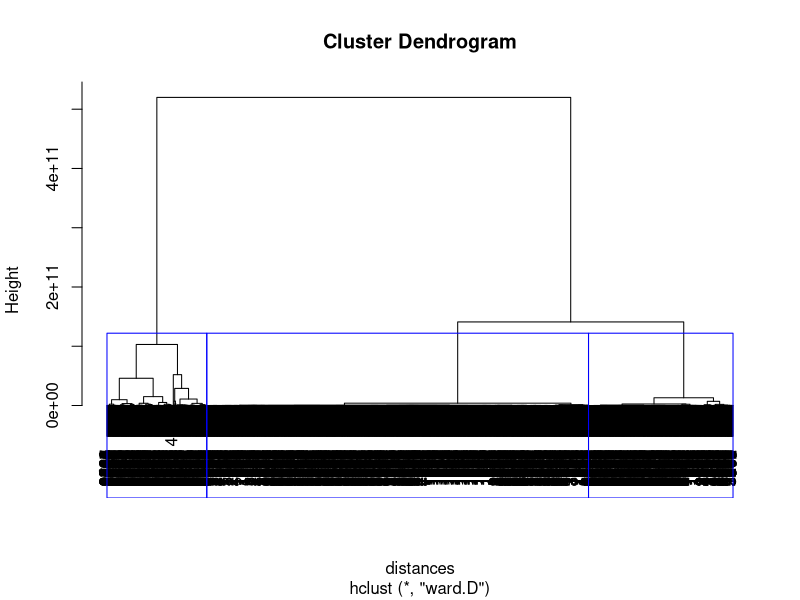

This figure's R source: (Note: this script raises an error after producing the figure.)
#First task: 
#run both hclust and kmeans; 
#produce all related plots (e.g., dendrogram, sensitivity of tot.withinss); 
#estimate the number of clusters based on the results of hclust and kmeans; 
# discuss obtained results.

#library(factoextra)
#lettura dei dati flows.csv
data<- read.csv('flows/flows1.csv')

################## CLUSTERING GERARCHICO ################## 

#Calcolo delle distanze euclidee:
# restituisce la matrice di distanze euclidee, cioè tutte le possibili distanze tra coppie di punti. 
distances<- dist(data, method="euclidean")

# algoritmo standard di clustering gerarchico:
#"ward.D" "single", "complete", "average" (= UPGMA), "mcquitty" (= WPGMA), "median" (= WPGMC) or "centroid" (= UPGMC).
fit <- hclust(distances, method="ward.D")

#plot del dendrogramma
plot(fit)

#zoom del plot
#plot(as.dendrogram(fit), ylim = c(0,200000000000))

# utilizziamo la funzione rect.hclust per mettere i rettangoli
#k è il numero di cluster che individuiamo guardando il dendrogramma
rect.hclust(fit, k=3, border = "blue")

#Taglio dell'albero: 
#l’uscita è fornita come identificativo del cluster di appartenenza per ogni punto.
groups<- cutree(fit, k=3)

g <- hcut(data, k = 3,
            hc_func = "hclust", hc_method = "ward")

#g
#fviz_cluster(g) plotta solo  due dimensioni

#creazione dataframe
clusters<-groups
df<-clusters
df
#plot(data, col=g, pch=g, cex=2) 

#distribuzione dei punti nei cluster
#hist(g, breaks=5, xlab = "k", main=paste("Distribuzione dei punti nei cluster" ), labels = TRUE, ylim=c(0,2500))
h<-hist(df, col="lightblue", labels = TRUE, 
        breaks=seq(min(df)-1,max(df)),
        axes=F, 
        ylim=c(0,2500),
        xlab="K",
        main="Distribuzione dei punti nei cluster")
axis(2)
#stampa il cluster di ogni bin)
axis(1,at=h$mids,seq(min(df),max(df)))



################## CLUSTERING K-MEANS ################## 
#lettura dei dati flows.csv
data<- read.csv('flows/flows1.csv')
#definiamo un vettore di 10 elementi con un id crescente (tss=total squares sum): 
#ipotizziamo di testare fino a 10 cluster (k=10)
#tss è la metrica che vogliamo misurare in base al numero di cluster.
tss<-seq(1,10,1)  

# Test dei valori di k da 1 a 10.
for (i in 1:10) tss[i] <- kmeans(data,i)$tot.withinss   
tss   #-> è una metrica del totale della somma dei quadrati intra-cluster. Varia molto velocemente quando varia il numero di cluster.
plot(tss, type='o', xlab="K")


#l'idea è scegliere qualcosa che si trova in corripondenza del ginocchio o subito dopo il ginocchio.
points( c(4), tss[which.min(tss>2e20)], pch=20, col="green", cex=2)
points( c(3), tss[which.min(tss>8e20)], pch=20, col="blue", cex=2)
# k=4 
res<-kmeans(data,3) #non va bene perché restituisce un cluster costituito da un unico punto.

#restituisce l'id del cluster per i vari punti
res$cluster 

#restituisce i centroidi
res$centers 

#restituisce restituisce la somma dei quadrati delle distanze dei punti rispetto al centroide (intra-cluster). Se faccio tot.withinss ottengo la somma di questi valori.
res$withinss

#creazione dataframe
clusters_kmeans<-res$cluster
df_km<-clusters_kmeans
df_km

#distribuzione dei punti nei cluster
hist(res$cluster, xlab = "k", main="Distribuzione dei punti nei cluster")

h2<-hist(df_km, col="lightblue", labels = TRUE, 
        breaks=seq(min(df_km)-1,max(df_km)),
        axes=F, main="Distribuzione dei punti nei cluster", xlab="K", ylim=c(0,2500))
axis(2)
axis(1,at=h2$mids,seq(min(df_km),max(df_km)))
#plot(data, col=res$cluster, pch=res$cluster)

# Aggiunta dei centroidi sul grafico
#points(res$centers, pch=5) 
